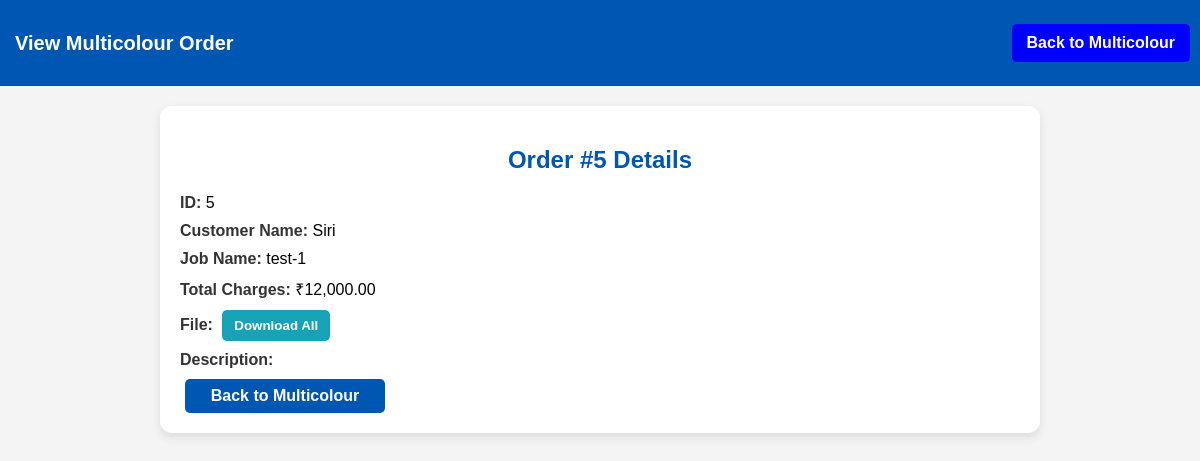
The app's page /dashboards/multicolour_view_order.php?id=5 with its own data.
### tables this page shows
CREATE TABLE `job_sheets` (
  `id` int NOT NULL,
  `customer_name` varchar(255) NOT NULL,
  `phone_number` varchar(15) NOT NULL,
  `job_name` varchar(255) NOT NULL,
  `paper_subcategory` int DEFAULT NULL,
  `type` varchar(255) DEFAULT NULL,
  `quantity` int DEFAULT NULL,
  `striking` varchar(50) DEFAULT NULL,
  `machine` varchar(50) DEFAULT NULL,
  `ryobi_type` varchar(50) DEFAULT NULL,
  `web_type` varchar(50) DEFAULT NULL,
  `web_size` int DEFAULT NULL,
  `ctp_plate` varchar(50) DEFAULT NULL,
  `ctp_quantity` int DEFAULT NULL,
  `plating_charges` decimal(10,2) DEFAULT NULL,
  `paper_charges` decimal(10,2) DEFAULT NULL,
  `printing_charges` decimal(10,2) DEFAULT NULL,
  `lamination_charges` decimal(10,2) DEFAULT NULL,
  `pinning_charges` decimal(10,2) DEFAULT NULL,
  `binding_charges` decimal(10,2) DEFAULT NULL,
  `finishing_charges` decimal(10,2) DEFAULT NULL,
  `other_charges` decimal(10,2) DEFAULT NULL,
  `discount` decimal(10,2) DEFAULT NULL,
  `total_charges` decimal(10,2) DEFAULT NULL,
  `status` enum('Draft','Approved','Finalized') NOT NULL DEFAULT 'Draft',
  `ctp` tinyint(1) DEFAULT '0',
  `multicolour` tinyint(1) DEFAULT '0',
  `description` text,
  `file_path` varchar(500) DEFAULT NULL,
  `completed` tinyint(1) DEFAULT '0',
  `payment_status` enum('incomplete','partially_paid','completed','partially_paid_credit') NOT NULL DEFAULT 'incomplete',
  `cash_amount` decimal(10,2) DEFAULT '0.00',
  `credit_amount` decimal(10,2) DEFAULT '0.00',
  `partial_amount` decimal(10,2) DEFAULT '0.00',
  `completed_ctp` tinyint(1) DEFAULT '0',
  `completed_multicolour` tinyint(1) DEFAULT '0',
  `completed_delivery` tinyint(1) DEFAULT '0',
  `digital` tinyint(1) DEFAULT '0',
  `completed_digital` tinyint(1) DEFAULT '0',
  `created_at` timestamp NULL DEFAULT CURRENT_TIMESTAMP
);

### dashboards/multicolour_view_order.php (the view, shortened to what this page needs)
<?php
include '../database/db_connect.php';
$job_id = $_GET['id'];
$sql = "SELECT * FROM job_sheets WHERE id = ? AND multicolour = 1";
$stmt = $conn->prepare($sql);
$stmt->bind_param("i", $job_id);
$stmt->execute();
$result = $stmt->get_result();
$job = $result->fetch_assoc();
?>
<!DOCTYPE html>
<html lang="en">
<head>
    <link rel="stylesheet" href="../css/style.css">
</head>
<body>
    <div class="navbar">
        <h2 class="brand">View Multicolour Order</h2>
        <div class="nav-buttons">
            <button class="back-btn" onclick="location.href='multicolour_dashboard.php'">Back to Multicolour</button>
        </div>
    </div>
    <div class="order-details">
        <h2>Order #<?= $job['id'] ?> Details</h2>
        <p><strong>ID:</strong> <?= $job['id'] ?></p>
        <p><strong>Customer Name:</strong> <?= htmlspecialchars($job['customer_name']) ?></p>
        <p><strong>Job Name:</strong> <?= htmlspecialchars($job['job_name']) ?></p>
        <p><strong>Total Charges:</strong> ₹<?= number_format($job['total_charges'], 2) ?></p>
        <p><strong>File:</strong>
            <?php if ($job['file_path']): ?>
                <button class="download-btn" onclick="location.href='multicolour_view_order.php?id=<?= $job['id'] ?>&download=true'">Download All</button>
            <?php else: ?>
                No file
            <?php endif; ?>
        </p>
        <p><strong>Description:</strong> <?= htmlspecialchars($job['description'] ?? 'No description') ?></p>
        <button class="back-btn" onclick="location.href='multicolour_dashboard.php'">Back to Multicolour</button>
    </div>
</body>
</html>

### css/style.css (style rules this page uses)
body { font-family: Arial, sans-serif; margin: 0; padding: 0; background-color: #f4f4f4; text-align: center; }
.navbar { background-color: #0056b3; padding: 15px; display: flex; justify-content: space-between; align-items: center; color: white; }
.navbar .brand { font-size: 20px; font-weight: bold; }
.nav-buttons button { background-color: blue; color: white; padding: 10px; margin: 5px; border: none; cursor: pointer; font-size: 16px; border-radius: 5px; }

### dashboards/multicolour_view_order.php (style rules this page uses)
.order-details { background: white; width: 70%; margin: 20px auto; padding: 20px; border-radius: 12px; box-shadow: 0 4px 10px rgba(0, 0, 0, 0.1); text-align: left; }
.order-details h2 { color: #0056b3; text-align: center; margin-bottom: 20px; }
.order-details p { margin: 10px 0; font-size: 16px; }
.order-details p strong { color: #333; font-weight: bold; }
.order-details button { padding: 8px 12px; border: none; border-radius: 5px; cursor: pointer; font-weight: bold; margin: 0 5px; }
.download-btn { background-color: #17a2b8; color: white; }
.back-btn { display: block; width: 100%; max-width: 200px; margin: 20px auto 0; padding: 10px; background: #0056b3; color: white; border: none; border-radius: 8px; cursor: pointer; font-size: 16px; font-weight: bold; text-align: center; }

### records on screen
job_sheets: id "5", customer_name "Siri", job_name "test-1", total_charges "12,000.00"
